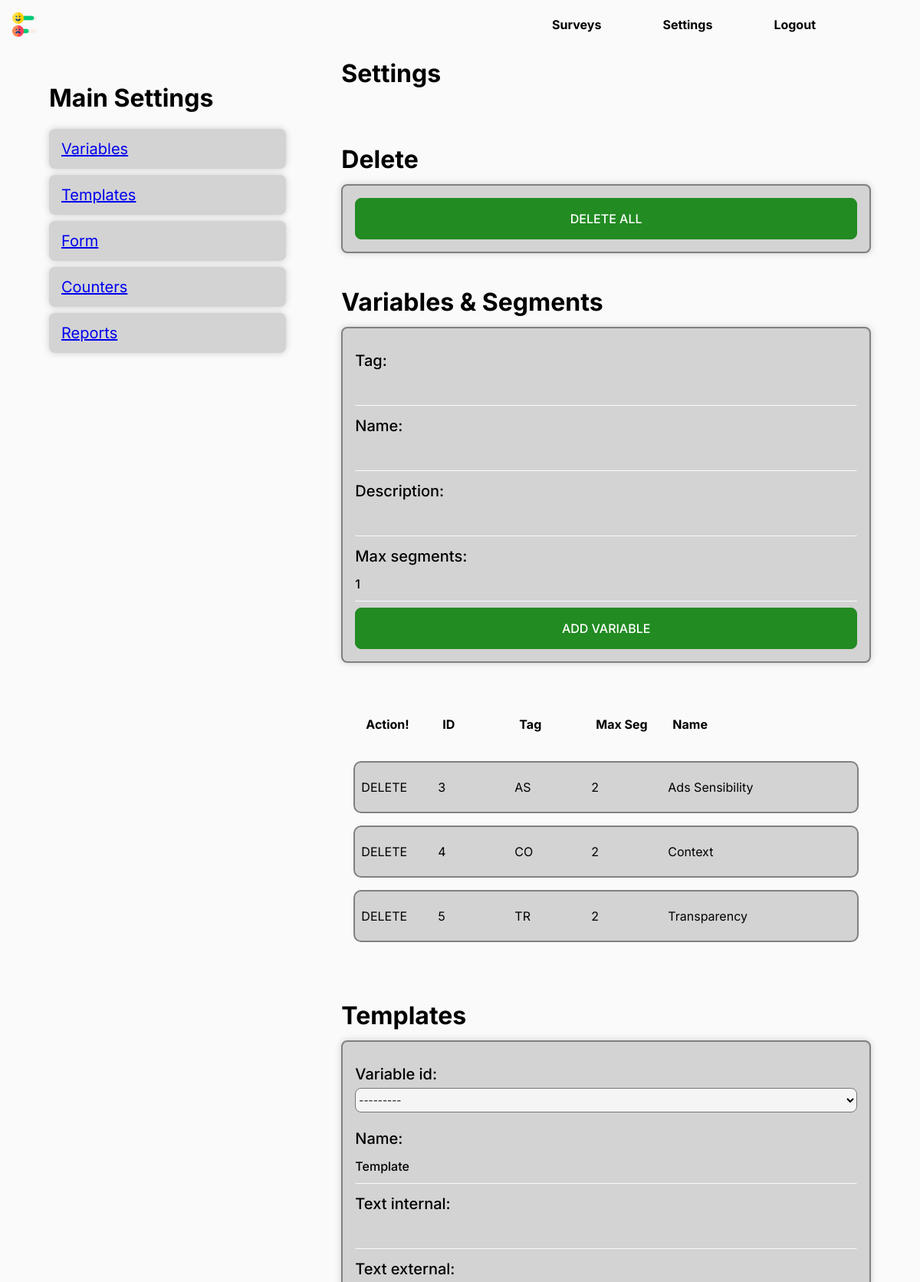
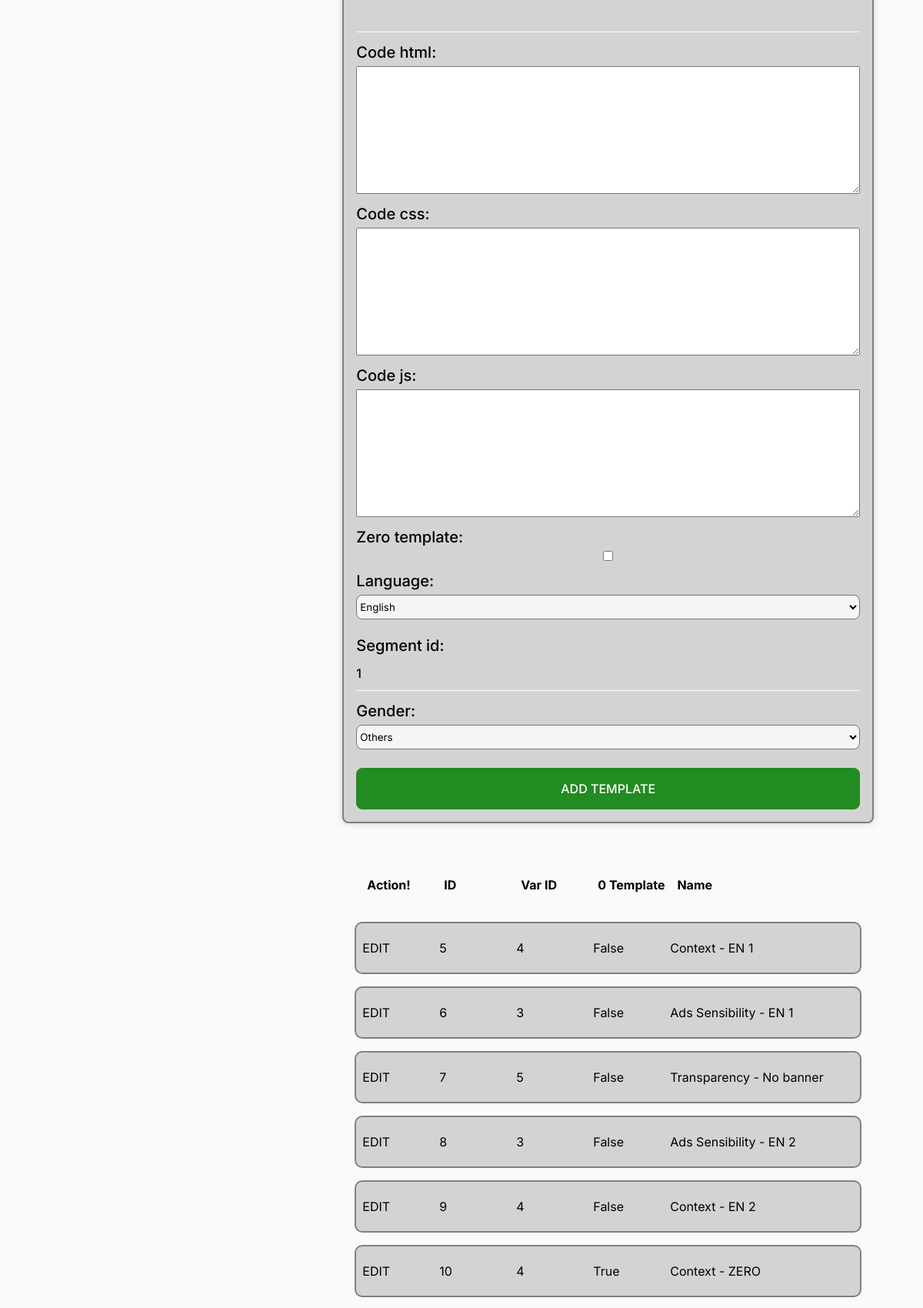
Page /create/settings/ (signed in, upper part) on the committed database (2 pictures, top to bottom).
### app/models.py (models this page shows, shortened)
class VariablesCategory(models.Model):
    tag = models.CharField(max_length=2)
    name = models.CharField(max_length=32)
    description = models.CharField(max_length=320,null=True,blank=True)
    max_segments = models.IntegerField(default=1)
    def __str__(self):
        return str(self.id)

class VariableTemplates(models.Model):
    LANGUAGE = (
        (DE, 'German'),
        (EN, 'English'),
        (IT, 'Italian'),
        (ES, 'Spanish'),
    )
    GENDER = (
        ('M', 'Male'),
        ('F', 'Female'),
        ('X', 'Others'),
    )
    language = models.CharField(max_length=2, choices = LANGUAGE, default='EN')
    gender = models.CharField(max_length=2, choices = GENDER, default='X')
    segment_id = models.IntegerField(null=True, blank=True, default=1)
    variable_id = models.ForeignKey(VariablesCategory, on_delete=models.CASCADE)
    name = models.CharField(max_length=32, default="Template", null=True, blank=True)
    settings = models.JSONField(default=dict)
    segment = models.JSONField(default=dict)
    text_internal = models.CharField(max_length=3200, default=None, null=True, blank=True)
    text_external = models.CharField(max_length=3200, default=None, null=True, blank=True)
    code_html = models.TextField(default=None, null=True, blank=True)
    code_css = models.TextField(default=None, null=True, blank=True)
    code_js = models.TextField(default=None, null=True, blank=True)
    zero_template = models.BooleanField(default=False)
    counter = models.IntegerField(default=0)

### app/views.py (the view)
# urls.py: path('create/settings/', views.testcreatesettings, name="test-createsettings"),
@login_required
def testcreatesettings(request):
    if request.method == 'POST':
        if 'deleteStuff' in request.POST:
            try:
                SurveyUser.objects.all().delete()
                SurveyCase.objects.all().delete()
                FinalUsers.objects.all().delete()
                FinalSurveyZero.objects.all().delete()
                FinalSurvey.objects.all().delete()
                messages.success(request, 'deleteStuff successfully')
                return redirect('app:test-createsettings', )
            except:
                messages.error(request, 'deleteStuff failed')
                return redirect('app:test-createsettings', )
        if 'addNewVariablesCategory' in request.POST:
            formNewVariablesCategory = NewVariablesCategory(request.POST)
            try:
                if formNewVariablesCategory.is_valid():
                    tag = formNewVariablesCategory.cleaned_data['tag']
                    name = formNewVariablesCategory.cleaned_data['name']
                    description = formNewVariablesCategory.cleaned_data['description']
                    max_segments = int(formNewVariablesCategory.cleaned_data['max_segments'])
                    add_variable = VariablesCategory.objects.create(
                        tag=tag,
                        name=name,
                        description=description,
                        max_segments=max_segments)
                    messages.success(request, f'Variable {name} created successfully')
                    return redirect('app:test-createsettings', )
                else:
                    messages.error(request, f'Form was not valid')
                    return redirect('app:test-createsettings', )
            except:
                messages.error(request, f'Variable creation failed')
                return redirect('app:test-createsettings', )
        if 'addNewVariableTemplate' in request.POST:
            form_edit_template = NewVariableTemplates(request.POST)
            try:
                if form_edit_template.is_valid():
                    variable_id = form_edit_template.cleaned_data['variable_id']
                    name = form_edit_template.cleaned_data['name']
                    text_external = form_edit_template.cleaned_data['text_external']
                    text_internal = form_edit_template.cleaned_data['text_internal']
                    code_html = form_edit_template.cleaned_data['code_html']
                    code_css = form_edit_template.cleaned_data['code_css']
                    code_js = form_edit_template.cleaned_data['code_js']
                    zero_template = form_edit_template.cleaned_data['zero_template']
                    language = form_edit_template.cleaned_data['language']
                    segment_id = form_edit_template.cleaned_data['segment_id']
                    variable_obj = VariablesCategory.objects.get(id=variable_id.id)
                    create_template = VariableTemplates.objects.get_or_create(
                        variable_id = variable_obj,
                        name = name,
                        text_external = text_external,
                        text_internal = text_internal,
                        code_html = code_html,
                        code_css = code_css,
                        code_js = code_js,
                        zero_template= zero_template,
                        language = language,
                        segment_id = segment_id
                        )
                    messages.success(request, f'Template created successfully')
                    return redirect('app:test-createsettings', )
                else:
                    messages.error(request, f'Form Template was not valid')
                    return redirect('app:test-createsettings', )
            except:
                messages.error(request, f'Create template failed')
                return redirect('app:test-createsettings', )
        if 'addFormCounter' in request.POST:
            form = FormCounterSurvey(request.POST)
            if form.is_valid():
                unique_id = form.cleaned_data['unique_id']
                co = form.cleaned_data['co']
                tr = form.cleaned_data['tr']
                se = form.cleaned_data['se']
                add_form = CounterSurvey.objects.create(
                    unique_id = unique_id,
                    co = co,
                    tr = tr,
                    se = se,
                    )
                messages.success(request, f'addFormCounter was updated ')
                return redirect('app:test-createsettings')
            else:
                messages.success(request, f'addFormCounter could not be updated ')
                return redirect('app:test-createsettings')
        if 'formSurvey' in request.POST:
            formSurvey = NewForm(request.POST)
            try:
                if formSurvey.is_valid():
                    form_name = formSurvey.cleaned_data['name']
                    form_language = formSurvey.cleaned_data['language']
                    form_text = formSurvey.cleaned_data['text']
                    django_form_name = formSurvey.cleaned_data['django_form_name']
                    is_start = formSurvey.cleaned_data['is_start']
                    template_tag = formSurvey.cleaned_data['template_tag']
                    text_button = formSurvey.cleaned_data['text_button']
                    add_form = FormSurvey.objects.create(
                        name=form_name,
                        language = form_language,
                        text = form_text,
                        django_form_name = django_form_name,
                        template_tag = template_tag,
                        is_start = is_start,
                        text_button = text_button
                        )
                    messages.success(request, f'Form was updated ')
                    return redirect('app:test-createsettings')
                else:
                    messages.success(request, f'Form could not be updated ')
                    return redirect('app:test-createsettings')
            except:
                messages.error(request, f'Edit forms failed')
                return redirect('app:test-createsettings')
        else:
            messages.error(request, f'Form was not valid')
            return redirect('app:test-createsettings', )
    else:
        formSurvey = NewForm()
        formNewVariableTemplates = NewVariableTemplates()
        formNewVariablesCategory = NewVariablesCategory()
        formCounterSurvey = FormCounterSurvey()
        forms = FormSurvey.objects.all()
        templates = VariableTemplates.objects.all()
        variables_category = VariablesCategory.objects.all()
        counters = CounterSurvey.objects.all()
        context = {
            'formSurvey': formSurvey,
            'formNewVariableTemplates': formNewVariableTemplates,
            'formNewVariablesCategory': formNewVariablesCategory,
            'variables_category': variables_category,
            'templates': templates,
            'forms':forms,
            'formCounterSurvey': formCounterSurvey,
            'counters':counters
        }
        return render(request, 'app/main-settings.html', context=context)

### app/templates/app/main-settings.html (shortened to what this page needs)
{% extends "app/header.html" %}
{% load crispy_forms_tags %}
{% load static %}
{% block content %}
            <section class="gridWrapper padGridWrapper">
                <div class="boxLeft pad">
                    <div class="boxHeader">
                        <h1>Main Settings</h1>
                        <ul>
                            <li class="list-item-settings"><a href="#varAndSeg">Variables</a></li>
                            <li class="list-item-settings"><a href="#varTemplate">Templates</a></li>
                            <li class="list-item-settings"><a href="#varForm">Form</a></li>
                            <li class="list-item-settings"><a href="#counters">Counters</a></li>
                            <li class="list-item-settings"><a href="#reports">Reports</a></li>
                        </ul>
                    </div>
                </div>
                <div class="boxRight pad">
                    <div class="boxHeader">
                        <h1>Settings</h1>
                    </div>
                    <div id="varAndSeg" class="boxHeader settings-category">
                        <h1>Delete</h1>
                        <div class="boxForm">
                            <form id="deleteStuff" method="post">
                                <button type="submit" name="deleteStuff">DELETE ALL</button>
                            </form>
                        </div>
                    </div>
                    <div id="varAndSeg" class="boxHeader settings-category">
                        <h1>Variables & Segments</h1>
                        <div class="boxForm">
                            <form id="formNewVariablesCategory" method="post">
                                {{ formNewVariablesCategory }}
                                <button type="submit" name="addNewVariablesCategory">ADD VARIABLE</button>
                            </form>
                        </div>
                        <div class="cardContainer" style="overflow-x:auto;">
                            <table id="creators-table" data-name="product-table">
                                <tr id="tableHeader">
                                    <th scope="col">Action!</th>
                                    <th scope="col">ID</th>
                                    <th scope="col">Tag</th>
                                    <th scope="col">Max Seg</th>
                                    <th scope="col">Name</th>
                                </tr>
                                {% for vc in variables_category %}
                                <tr class="tbc">
                                    <td class="button-table"><a href="{% url 'app:test-settingsvariabledelete' variableid=vc.id %}">DELETE</a></td>
                                    <td><img src="{% static 'app/name.svg' %}" class="imgCell" height="24" width="24">{{vc.id}}</td>
                                    <td><img src="{% static 'app/name.svg' %}" class="imgCell" height="24" width="24">{{vc.tag}}</td>
                                    <td><img src="{% static 'app/type.png' %}" class="imgCell" height="24" width="24">{{vc.max_segments}}</td>
                                    <td><img src="{% static 'app/type.png' %}" class="imgCell" height="24" width="24">{{vc.name}}</td>
                                </tr>
                                {% endfor %}
                            </table>
                    </div>
                    </div>
                    <div id="varTemplate" class="boxHeader settings-category">
                        <h1>Templates</h1>
                        <div class="boxForm">
                            <form id="formNewVariableTemplates" method="post">
                                {{ formNewVariableTemplates }}
                                <button type="submit" name="addNewVariableTemplate">ADD TEMPLATE</button>
                            </form>
                        </div>
                        <div class="cardContainer" style="overflow-x:auto;">
                            <table id="creators-table" data-name="product-table">
                                <tr id="tableHeader">
                                    <th scope="col">Action!</th>
                                    <th scope="col">ID</th>
                                    <th scope="col">Var ID</th>
                                    <th scope="col">0 Template</th>
                                    <th scope="col">Name</th>
                                </tr>
                                {% for template in templates %}
                                <tr class="tbc">
                                    <td class="button-table"><a href="{% url 'app:test-templateedit' templateid=template.id %}">EDIT</a></td>
                                    <td><img src="{% static 'app/name.svg' %}" class="imgCell" height="24" width="24">{{template.id}}</td>
                                    <td><img src="{% static 'app/name.svg' %}" class="imgCell" height="24" width="24">{{template.variable_id}}</td>
                                    <td><img src="{% static 'app/name.svg' %}" class="imgCell" height="24" width="24">{{template.zero_template}}</td>
                                    <td><img src="{% static 'app/name.svg' %}" class="imgCell" height="24" width="24">{{template.name}}</td>
                                </tr>
                                {% endfor %}
                            </table>
                    </div>
                    </div>
                </div>
            </section>
{% endblock %}

### rows in the picture
VariablesCategory: id "3", tag "AS", max_segments "2", name "Ads Sensibility"
VariablesCategory: id "4", tag "CO", max_segments "2", name "Context"
VariablesCategory: id "5", tag "TR", max_segments "2", name "Transparency"
VariableTemplates: id "5", variable_id "4", zero_template "False", name "Context - EN 1"
VariableTemplates: id "6", variable_id "3", zero_template "False", name "Ads Sensibility - EN 1"
VariableTemplates: id "7", variable_id "5", zero_template "False", name "Transparency - No banner"
VariableTemplates: id "8", variable_id "3", zero_template "False", name "Ads Sensibility - EN 2"
VariableTemplates: id "9", variable_id "4", zero_template "False", name "Context - EN 2"
VariableTemplates: id "10", variable_id "4", zero_template "True", name "Context - ZERO"
